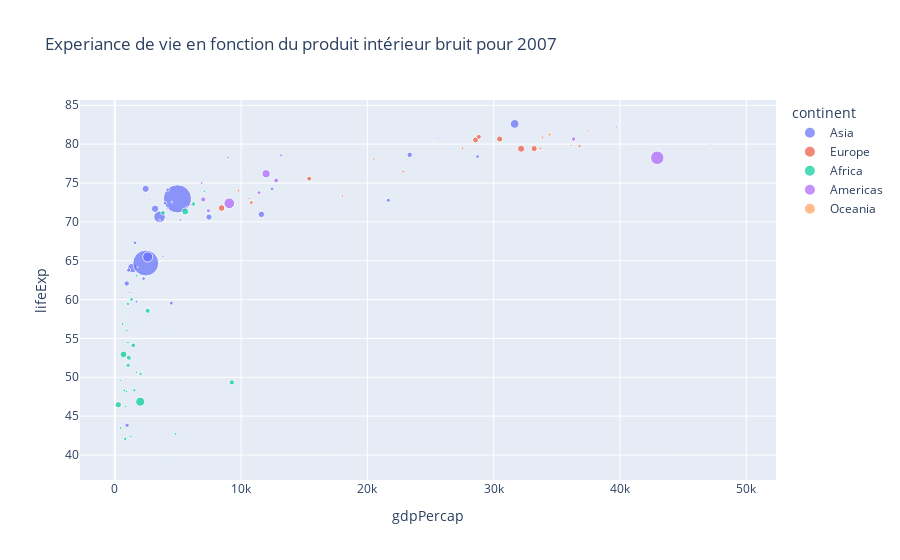

The code cell stored with this chart in its notebook:
### Markdown cell above
### 3. Buble chartes

### Code cell
# Representation d'une quatrième variable dans le nuge de points
px.scatter(gapminder2007, x="gdpPercap", y = "lifeExp", 
color = "continent", size = "pop",
                title = "Experiance de vie en fonction du produit intérieur bruit pour 2007")
